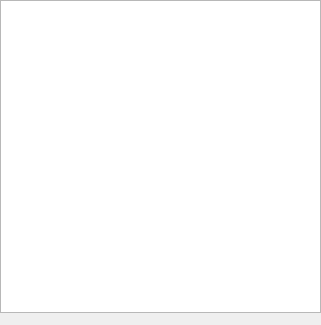
<?xml version="1.0" encoding="UTF-8"?>
<ui version="4.0">
 <class>QgsAnnotationPointTextWidgetBase</class>
 <widget class="QWidget" name="QgsAnnotationPointTextWidgetBase">
  <property name="geometry">
   <rect>
    <x>0</x>
    <y>0</y>
    <width>321</width>
    <height>325</height>
   </rect>
  </property>
  <property name="windowTitle">
   <string>Point Text Annotation</string>
  </property>
  <layout class="QGridLayout" name="gridLayout">
   <property name="leftMargin">
    <number>0</number>
   </property>
   <property name="topMargin">
    <number>0</number>
   </property>
   <property name="rightMargin">
    <number>0</number>
   </property>
   <property name="bottomMargin">
    <number>0</number>
   </property>
   <item row="0" column="0">
    <widget class="QPlainTextEdit" name="mTextEdit">
     <property name="minimumSize">
      <size>
       <width>0</width>
       <height>150</height>
      </size>
     </property>
    </widget>
   </item>
   <item row="2" column="0">
    <widget class="QgsAnnotationItemCommonPropertiesWidget" name="mPropertiesWidget" native="true"/>
   </item>
   <item row="1" column="0">
    <widget class="QWidget" name="mTextFormatWidgetContainer" native="true"/>
   </item>
  </layout>
 </widget>
 <customwidgets>
  <customwidget>
   <class>QgsAnnotationItemCommonPropertiesWidget</class>
   <extends>QWidget</extends>
   <header>qgsannotationitemcommonpropertieswidget.h</header>
   <container>1</container>
  </customwidget>
 </customwidgets>
 <resources/>
 <connections/>
</ui>
